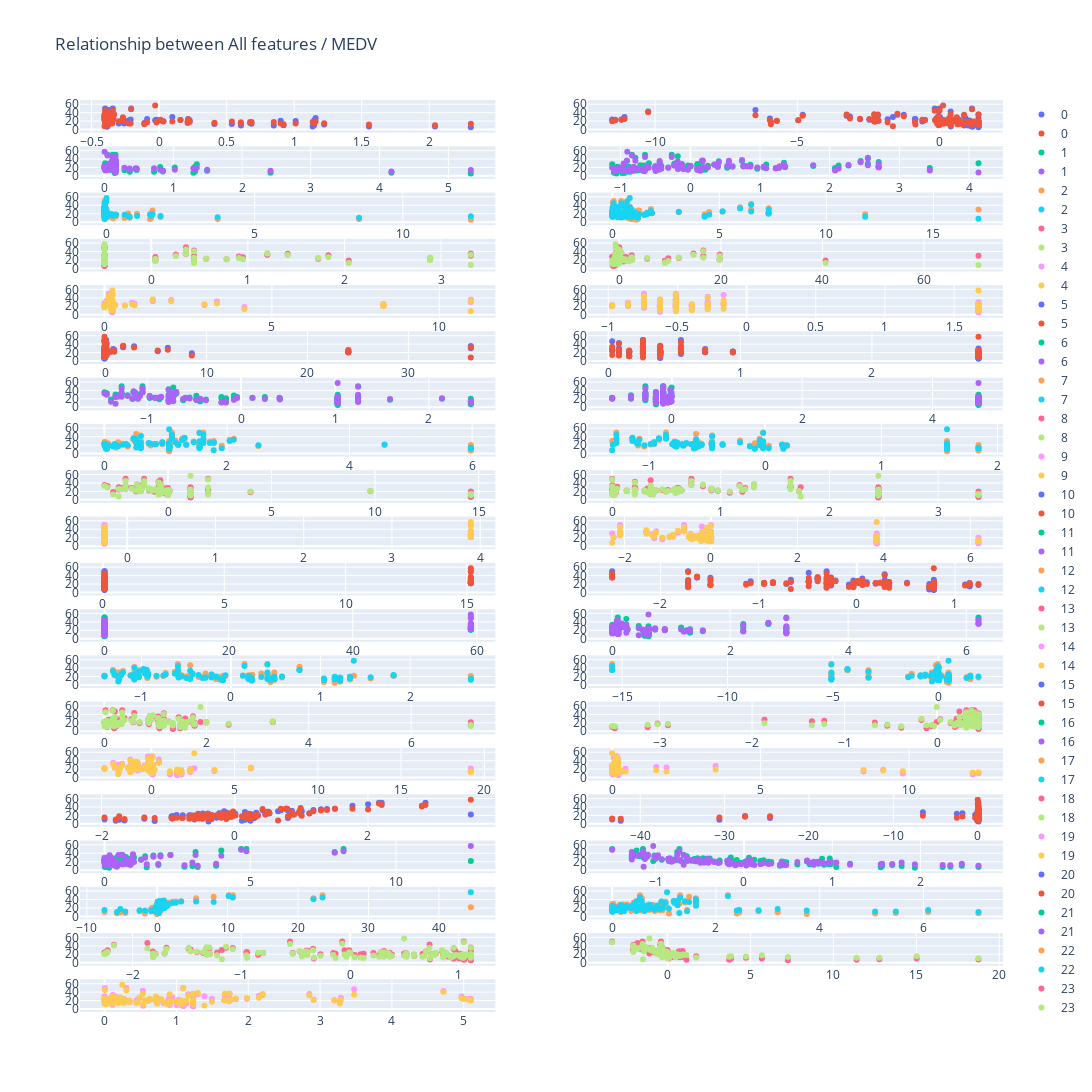

The notebook cell saved with this chart:
### Markdown cell above
Plot again with test set

### Code cell
plot_result(X_test_z_feature_df, y_test_df, y_test_pred_df, 2)
